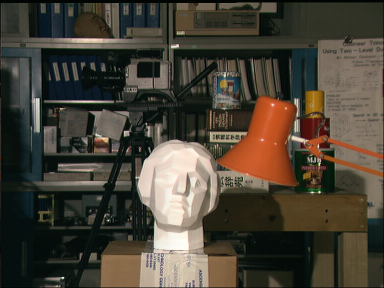
%> input picture pictures/scene1.ppm, 384 x 288 px
$ octave main.m   (GNU Octave 9; MATLAB toolbox functions it lacks are replaced by stand-ins)
%> lines starting %> are read from the running program, lines starting %| are printed output that depends on the picture
### InterestPointDetector.m
function coords = InterestPointDetector(img, threshold, ANMS,radius)
%%
%Q1 Automatic
%2a) Harris Point Detector
maxheight = size(img, 1);
maxwidth = size(img, 2);

% ================= convert colour scale to gray scale =================
if (size(size(img),2) == 3)
    img = rgb2gray(img);
end
img = im2double(img);

%% ======== find interest points based on the type of detector used ========

%%%%%%%%%%%%%%%%%%%%%%%%%%%%%%%%%%%%%%%%%%%%%%%%%%%%%%%%%%%%%%%%%%
% see http://db.cs.duke.edu/courses/cps196.1/spring04/handouts/Image%20Processing.pdf
% about why using a mask is better for generalising the approach of getting
% image derivatives
%%%%%%%%%%%%%%%%%%%%%%%%%%%%%%%%%%%%%%%%%%%%%%%%%%%%%%%%%%%%%%%%%%

% ================= obtaining image derivatives ==================
dx = [-1 0 1;-1 0 1;-1 0 1]; % Derivative masks
dy = dx';
Ix = conv2(img, dx, 'same'); % Approximation of Image derivatives
Iy = conv2(img, dy, 'same');

% ======================= blurring =======================
% gaussian filter for blurring
g = [0.03 0.105 0.222 0.286 0.222 0.105 0.03];
fx = repmat(g, size(g,2), 1);
fy = fx';
g = fx.*fy;
Ix2 = conv2(Ix.^2, g, 'same'); % Smoothed squared image derivatives
Iy2 = conv2(Iy.^2, g, 'same');
Ixy = conv2(Ix.*Iy, g, 'same');

% ================ auto-correlation matrix ===============
% ================ | Ix2 Ixy | ===========================
% ================ | Ixy Iy2 | ===========================

% ===== eigenvalues of the auto-correlation matrix =======
lambda1 = 0.5*(Ix2+Iy2)+sqrt(Ixy.^2+(0.5*(Ix2-Iy2)).^2);
lambda2 = 0.5*(Ix2+Iy2)-sqrt(Ixy.^2+(0.5*(Ix2-Iy2)).^2);

% ================ Harris feature function ===============
alpha = 0.06; % by convention
cim = abs(lambda1.*lambda2-alpha*(lambda1+lambda2).^2);

% ================ extraing local maxima =================
if ANMS % adaptive non-maximal suppression method
    % Simply look for local maxima in the interest function
    % can lead to an uneven distribution of feature points across
    % the image, e.g., points will be denser in regions of higher
    % contrast. So we extract local maxima by performing a grey
    % scale morphological dilation and then finding points in the
    % corner strength image that match the dilated image and are
    % also greater than the threshold.
    sze = 2*radius+1;                   % Size of mask.
    mx = ordfilt2(cim,sze^2,ones(sze)); % Grey-scale dilate
    % find local maxima
    cim_ones = (cim==mx)&(cim>threshold);
    cim = cim_ones.*cim;
    % sort auto-correlation values in ascending order
    [r,c,value] = find(cim);       % Find row,col coords.
    [value,idx] = sort(value,'descend');
    coords = [r(idx),c(idx)];

else % directly extract local maxima
    cim = (cim>threshold);
    [r,c,value] = find(cim);
    [value,idx] = sort(value,'descend');
    coords = [r(idx),c(idx)];
end

% code from below removes all the corners that are within 32 pixels
% from the edges of the image, this is done so that
% in Q1,2b patches of 32x32 can be obtained with meaningful data
index = [];
for i = 1:size(coords, 1)
    if~(coords(i,1)>32 && coords(i,2)>32 && coords(i,1)<maxheight-32 && coords(i,2)<maxwidth-32)
        index(end+1) = i;
    end
end
coords(index,:)=[];

end

### getDescriptor.m
function [patches] = getDescriptor(coords, img, d)
%Q1 Automatic
%2b) Obtain Descriptor
% this function takes pairs of coordinates and returns the 31x31 pixel
% circle-shaped patches around the given coordinates

% ======================================================================
% Alternatively, if we insist to use square-shaped patches around the
% interest points, what we can do is to estimate a dominant orientation.
% Then an oriented patch can be extracted and used to form a feature
% descriptor.

% The simplest orientation estimate is the average gradient within a region
% around the interest point.
% And in order to make this method more reliable, the aggregation window
% (circle-shaped) should be larger than the detecting window.

% Sometimes, however, the averaged (signed) gradient in a region can be
% very small and therefore an unreliable indicator of orientation. A more
% reliable method is to look at the histogram of orientations (e.g.36 bins)
% computed around the interest point.

% Note here, this alternative method is not implemented here.
% ======================================================================

if size(size(img)) == 3
    img = rgb2gray(img);
end
edges = 1:2:256;

% ================ circle mask =====================
if mod(d,2)==0 % size of patch is even
    diameter = d+1;
else % size of patch is odd
    diameter = d;
end
mask = zeros(diameter,diameter);
for y=1:diameter
    for x=1:diameter
        dx = x - diameter/2;
        dy = y - diameter/2;
        r2 = dx*dx + dy*dy;
        if r2 <= (diameter/2)^2
            mask(y,x) = 1;
        end
    end
end

% ========== get all descriptor patches ===========
for i=1:size(coords, 1)
    radius = floor(diameter/2);
    patch = img(coords(i,1)-radius:coords(i,1)+radius,...
            coords(i,2)-radius:coords(i,2)+radius);
    patch = patch.*uint8(mask); % circle patch
    N = histcounts(patch, edges);
    patches(i,:) = N(1,:);
end

### myKnnsearch.m
function [index, distance] = myKnnsearch(X,Y,threshold)
% returns inf if corresponding descriptor not matched
%Q1 Automatic
%2C) performs Knn
    x_size = size(X,1);
    y_size = size(Y,1);
    for i = 1:x_size
        tmp_distance = [];
        for j = 1:y_size
            tmp_distance(j) = sum(abs(X(i,:)-Y(j,:)));
        end

        % ======== features have poor discriminality ===============
        % So we propose a method to reject ambiguously matched descriptors
        % by adding a threshold
        % Note that ***** this method doesn't work well in two situations:
        %       1. Interest points are too dense.
        %       2. Small number of repeatable interest points.
        [value, idx] = sort(tmp_distance,'ascend');
        min_v = value(1);
        snd_min_v = value(2);
        if min_v > (snd_min_v/threshold)
            min_v = inf; %indicating corresponding descriptor not matched
        end


        distance(i) = min_v;
        index(i) = idx(1);
    end


% [9 lines of commented-out code are left out]

end

### getNonRepeatableElementIdx.m
function [idx] = getNonRepeatableElementIdx(input_array)
% this function returns the index of non-repeatable elements in the input
% array
[u,idx_u,~] = unique(input_array,'stable');
[u_sorted,idx_u_sorted] = sort(u,'ascend');
temp = histc(input_array,u_sorted);
[~, idx_nonRepeat] = find(temp==1);
idx = idx_u(idx_u_sorted(idx_nonRepeat));
idx = sort(idx,'ascend');
end

### gethmatrix.m
function h = gethmatrix(v1, v2)
%3A) obtain homography matrix
%https://uk.mathworks.com/matlabcentral/answers/26141-homography-matrix
n = size(v1, 1);
% Solve equations using SVD
x1 = v1(:,1)';
y1 = v1(:,2)';
x2 = v2(:,1)';
y2 = v2(:,2)';
rowofzero = zeros(3, n);
rowofxy = -[x1; y1; ones(1,n)];
hx = [rowofxy; rowofzero; x2.*x1; x2.*y1; x2];
hy = [rowofzero; rowofxy; y2.*x1; y2.*y1; y2];
h = [hx hy];
[U, D, V] = svd(h');
h = (reshape(V(:,9), 3, 3)).';
end

### hmatrixproject.m
function y = hmatrixproject(x, v)
x_size = size(x,1);
for i = 1:x_size
   tmp=v*[x(i,:),1]';
   q = tmp(3,:);
   y(i,:) = [tmp(1,:)./q tmp(2,:)./q];
end
end

### RansacPredictF.m
function [bestf, f] = RansacPredictF(v1, v2, numberoftrial, threshold)
    if size(v1,1) < 8
        error('given fewer than 8 points');
    end
    newv1 = [];
    newv2 = [];
    [inliers(:), bestf] = myRansac(v1, v2, numberoftrial, threshold);
    for i = 1:size(inliers, 2)
       if(inliers(i)==1)
        newv1(end+1,:) = v1(i,:);
        newv2(end+1,:) = v2(i,:);
       end
    end
    f = getfmatrix(newv1, newv2);
end

function [inliers, bestf] = myRansac(v1, v2, numberoftrial, mythreshold)
    N_Trials = numberoftrial;
    threshold = mythreshold;
    Max_N_Inliers = -1;
    bestf = zeros(3,3);
    for i = 1:N_Trials
        [distance, f] = myEstTFormDistance(v1, v2);
        [Inliers, N_Inliers] = findInliers(distance, threshold);

        if Max_N_Inliers < N_Inliers
            Max_N_Inliers = N_Inliers;
            inliers = Inliers;
            bestf = f;
        end
    end
end

function [d, f] = myEstTFormDistance(v1, v2)
    sizeofindex = size(v1,1);
    indices = generateRandomIndices(sizeofindex);
    f = getfmatrix(v1(indices,:), v2(indices,:));
    d = computeDistance(v1, v2, f);
end


function [indices] = generateRandomIndices(sizeofindex)
    indices = zeros(8,1);
    for i = 1:8
        uniqueflag = false;
        while ~uniqueflag
            tmp = randi(sizeofindex);
            if(sum(find(indices == tmp))==0)
                uniqueflag = true;
            end
        end
        indices(i) = tmp;
    end
end

function d = computeDistance(v1, v2, f)
    v1h = zeros(size(v1,1),3);
    v2h = zeros(size(v2,1),3);
    v1h(:, 3) = 1;
    v1h(:, 1:2) = v1;
    v2h(:, 3)   = 1;
    v2h(:, 1:2)  = v2;
    epipole = (v2h * f)';
    tmp = epipole .* v1h';
    d = sum(tmp, 1) .^ 2;
end

function [inliers, N_Inliers] = findInliers(distance, threshold)

    inliers = zeros(size(distance,2),1);
    N_Inliers = 0;

    for i = 1: size(distance, 2)
        if (distance(i) <= threshold)
            inliers(i) = true;
            N_Inliers = N_Inliers + 1;
        else
            inliers(i) = false;
        end
    end
end

### getfmatrix.m
function f = getfmatrix(v1, v2)
%3B) obtain fundamental matrix
%http://uk.mathworks.com/matlabcentral/newsreader/view_thread/25839
n = size(v1, 1);
A = [v1(:,1).*v2(:,1) v1(:,1).*v2(:,2) v1(:,1) ...
      v1(:,2).*v2(:,1) v1(:,2).*v2(:,2) v1(:,2) ...
      v2(:,1) v2(:,2) ones(n,1)];
F = zeros(3,3);
[UA,SA,VA]=svd(A);
F(:) = VA(:,9);
[U,S,V] = svd(F);
f = U(:,1:2)*S(1:2,1:2)*V(:,1:2)';

### myvisualise.m
function [] = myvisualise(coords, img, mytitle)
    imagesc(img), axis image, colormap(gray), hold on
    plot(coords(:,2),coords(:,1),'ro','LineWidth',2);
    title(mytitle);
end

### main.m
%img = imread('pictures/len_top.jpg');
img1 = imread('pictures/scene1.ppm');
%> img1 is the input picture: size 288x384x3 uint8; mean R, G, B 73.2, 66.6, 54.7
img2 = imread('pictures/scene5.ppm');
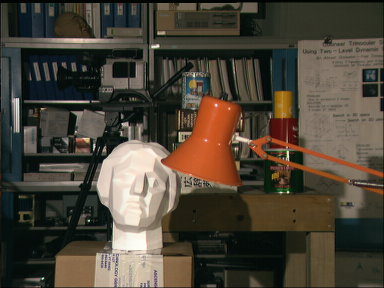
%> input picture pictures/scene5.ppm, 384 x 288 px
%> img2 is the input picture: size 288x384x3 uint8; mean R, G, B 75.9, 68.2, 55.6
%% paramaters that can be adjusted
threshold = 0;
visualise = 1;
knn_threshold = 1.2;
ANMS = true; % adaptive non-maximal suppression
radius = 10;

%% image 1
%Q1 2a) image 1 - Harris Point Detector
coords1 = InterestPointDetector(img1, threshold, ANMS, radius);
%> in InterestPointDetector, `cim_ones = (cim==mx)&(cim>threshold);`:
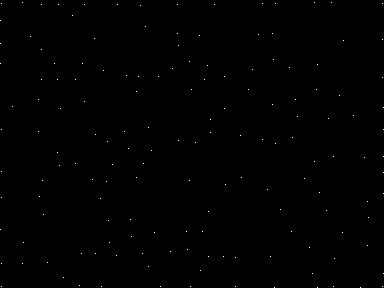
%> cim_ones: size 288x384 logical; 0.14% white in thin lines or dots
%> in InterestPointDetector, `[r,c,value] = find(cim);`: r = 155 values from 3 to 288; c = 155 values from 1 to 384; value = 155 values from 4.41e-06 to 0.857
%> in InterestPointDetector, `[value,idx] = sort(value,'descend');`: value = 155 values, max 0.857 at index 1, min 4.41e-06 at index 155, mean 0.0609; idx = 155 values, max 155 at index 141, min 1 at index 122, mean 78
%> in InterestPointDetector, `coords = [r(idx),c(idx)];`: coords = 155 rows, first 12: [278 64; 132 125; 193 320; 100 39; 46 179; 102 85; 233 155; 287 191; 178 137; 287 161; 164 144; 100 296]
%> after the loop in InterestPointDetector, `for i = 1:size(coords, 1)`: index = 63 values from 1 to 155
%> coords1 = 92 rows, first 12: [132 125; 193 320; 100 39; 46 179; 102 85; 233 155; 178 137; 164 144; 100 296; 34 178; 221 109; 77 225]

%Q1 2b) image 1 - Obtain Descriptor
Descriptor_length = 32;
descriptor1 = getDescriptor(coords1, img1, Descriptor_length);

%% image 2
%Q1 2a) image 2 - Harris Point Detector
coords2 = InterestPointDetector(img2, threshold, ANMS, radius);
%> call 2 of InterestPointDetector, with threshold = 0, ANMS = true, radius = 10
%> in InterestPointDetector (call 2), `Ix = conv2(img, dx, 'same');`:
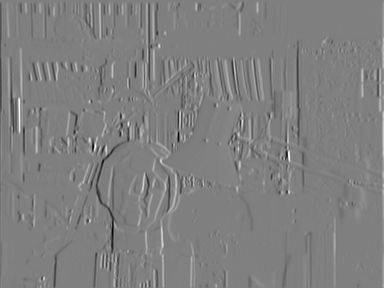
%> Ix: size 288x384 double; min -2.46, max 2.45, mean -4.16e-05; drawn with min black and max white
%> in InterestPointDetector (call 2), `Ixy = conv2(Ix.*Iy, g, 'same');`:
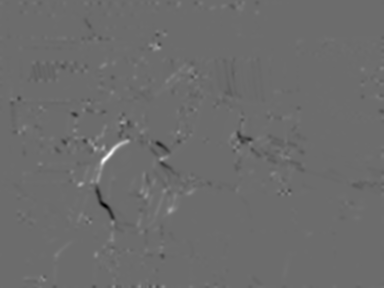
%> Ixy: size 288x384 double; min -0.631, max 0.848, mean 0.000142; drawn with min black and max white
%> in InterestPointDetector (call 2), `cim_ones = (cim==mx)&(cim>threshold);`:
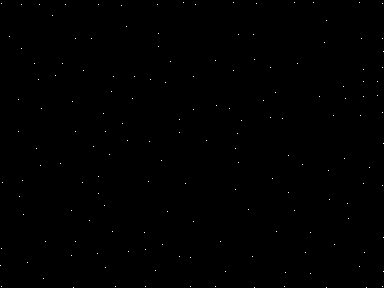
%> cim_ones: size 288x384 logical; 0.15% white in thin lines or dots
%> in InterestPointDetector (call 2), `[r,c,value] = find(cim);`: r = 161 values from 3 to 288; c = 161 values from 1 to 384; value = 161 values from 7.92e-09 to 0.538
%> in InterestPointDetector (call 2), `[value,idx] = sort(value,'descend');`: value = 161 values, max 0.538 at index 1, min 7.92e-09 at index 161, mean 0.0615; idx = 161 values, max 161 at index 136, min 1 at index 158, mean 81
%> in InterestPointDetector (call 2), `coords = [r(idx),c(idx)];`: coords = 161 rows, first 12: [193 289; 156 289; 221 90; 279 44; 47 159; 124 123; 100 19; 133 180; 102 73; 232 113; 287 146; 34 159]
%> after the loop in InterestPointDetector (call 2), `for i = 1:size(coords, 1)`: index = 69 values from 4 to 161
%> coords2 = 92 rows, first 12: [193 289; 156 289; 221 90; 47 159; 124 123; 133 180; 102 73; 232 113; 34 159; 147 94; 141 128; 77 194]
%Q1 2B) image 2 - Obtain Descriptor
Descriptor_length = 32;
descriptor2 = getDescriptor(coords2, img2, Descriptor_length);
%> call 2 of getDescriptor, with d = 32
%> after the loop in getDescriptor (call 2), `for i=1:size(coords, 1)`:
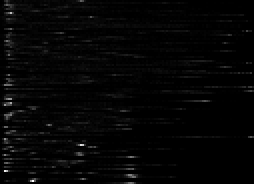
%> patches: size 92x127 double (shown 2 times larger); min 0, max 319, mean 6.7; drawn with min black and max white

%% obtain correspondance
% ========== Q1 2C) ==========
[idx_matchedIP_img2_raw, distance] = myKnnsearch(descriptor1,descriptor2,knn_threshold);
%> the loop in myKnnsearch, `for i = 1:x_size` made 92 passes
%> snd_min_v on passes 1 to 12: 435, 522, 524, 497, 503, 680, 699, 518, 613, 621, 373, 467
%> after the loop in myKnnsearch, `for i = 1:x_size`: index = 92 values, max 90 at index 92, min 1 at index 2, mean 40.25; tmp_distance = 92 values, max 1696 at index 37, min 278 at index 90, mean 1263
%> idx_matchedIP_img2_raw has the same summary as index in myKnnsearch
[distance,idx] = sort(distance,'ascend');
%> idx = 92 values, max 92 at index 19, min 1 at index 51, mean 46.5
matchedIP_idx = idx(~isinf(distance)); % the index of matched interest points
%> matchedIP_idx = 50 values, max 92 at index 19, min 2 at index 18, mean 48.4

idx_matchedIP_img1_raw = 1:1:size(idx_matchedIP_img2_raw,2);
%> idx_matchedIP_img1_raw = 92 values from 1 to 92
idx_matchedIP_img1 = idx_matchedIP_img1_raw(matchedIP_idx);
%> idx_matchedIP_img1 has the same summary as matchedIP_idx
idx_matchedIP_img2 = idx_matchedIP_img2_raw(matchedIP_idx);
%> idx_matchedIP_img2 = 50 values, max 90 at index 19, min 1 at index 18, mean 42.46

% remove correspondance that are not unique (which are ambiguous)
if knn_threshold ~= 1
    arr1 = getNonRepeatableElementIdx(idx_matchedIP_img1);
%> in getNonRepeatableElementIdx, `[u,idx_u,~] = unique(input_array,'stable');`: u has the same summary as matchedIP_idx outside getNonRepeatableElementIdx; idx_u = 50 values from 1 to 50
%> in getNonRepeatableElementIdx, `[u_sorted,idx_u_sorted] = sort(u,'ascend');`: u_sorted = 50 values from 2 to 92; idx_u_sorted = 50 values, max 50 at index 5, min 1 at index 30, mean 25.5
%> in getNonRepeatableElementIdx, `temp = histc(input_array,u_sorted);`: temp = 50 values from 1 to 1
%> in getNonRepeatableElementIdx, `[~, idx_nonRepeat] = find(temp==1);`: idx_nonRepeat = 50 values from 1 to 50
%> in getNonRepeatableElementIdx, `idx = idx_u(idx_u_sorted(idx_nonRepeat));`: idx has the same summary as idx_u_sorted
%> arr1 = 50 values from 1 to 50
    arr2 = getNonRepeatableElementIdx(idx_matchedIP_img2);
%> arr2 = 40 values from 2 to 50
    idx = intersect(arr1,arr2);
%> idx = 40 values from 2 to 50
    correspondance = [idx_matchedIP_img1(idx);idx_matchedIP_img2(idx)];
%> correspondance = 40 columns, first 8: [46 55 52 50 83 16 64 71; 43 50 30 46 73 15 56 69]
    if size(correspondance,2)==0
       error('user defined error - no interest point is matched under current parameters');
    end
else
    correspondance = [idx_matchedIP_img1;idx_matchedIP_img2];
end

%% Compute homography matrix
% ========== Q1 3A) ==========

% obtaining two vectors
v1 = coords1(correspondance(1,:),:);
%> v1 = 40 rows, first 12: [71 104; 64 83; 70 253; 232 187; 211 327; 109 61; 65 318; 250 188; 60 274; 96 340; 68 290; 252 171]
v2 = coords2(correspondance(2,:),:);
%> v2 = 40 rows, first 12: [71 84; 64 63; 71 234; 233 145; 211 295; 109 42; 64 298; 250 146; 60 255; 97 320; 68 271; 252 129]
hv1 = coords1(correspondance(1,1:4),:);
%> hv1 = [71 104; 64 83; 70 253; 232 187]
hv2 = coords2(correspondance(2,1:4),:);
%> hv2 = [71 84; 64 63; 71 234; 233 145]
h = gethmatrix(hv1, hv2);
%> in gethmatrix, `x1 = v1(:,1)';`: x1 = [71 64 70 232]
%> in gethmatrix, `y1 = v1(:,2)';`: y1 = [104 83 253 187]
%> in gethmatrix, `x2 = v2(:,1)';`: x2 = [71 64 71 233]
%> in gethmatrix, `y2 = v2(:,2)';`: y2 = [84 63 234 145]
%> in gethmatrix, `hx = [rowofxy; rowofzero; x2.*x1; x2.*y1; x2];`: hx = [-71 -64 -70 -232; -104 -83 -253 -187; -1 -1 -1 -1; 0 0 0 0; 0 0 0 0; 0 0 0 0; 5041 4096 4970 54056; 7384 5312 17963 43571; 71 64 71 233]
%> in gethmatrix, `hy = [rowofzero; rowofxy; y2.*x1; y2.*y1; y2];`: hy = [0 0 0 0; 0 0 0 0; 0 0 0 0; -71 -64 -70 -232; -104 -83 -253 -187; -1 -1 -1 -1; 5964 4032 16380 33640; 8736 5229 59202 27115; 84 63 234 145]
%> in gethmatrix, `h = [hx hy];`: h = [-71 -64 -70 -232 0 0 0 0; -104 -83 -253 -187 0 0 0 0; -1 -1 -1 -1 0 0 0 0; 0 0 0 0 -71 -64 -70 -232; 0 0 0 0 -104 -83 -253 -187; 0 0 0 0 -1 -1 -1 -1; 5041 4096 4970 54056 5964 4032 16380 33640; 7384 5312 17963 43571 8736 5229 59202 27115; 71 64 71 233 84 63 234 145]
%> in gethmatrix, `[U, D, V] = svd(h');`: U = [0.0886 0.0188 0.245 0.265 0.368 0.472 -0.00232 0.71; 0.0666 0.00156 0.199 0.228 0.421 0.474 -0.135 -0.696; 0.171 0.232 0.549 0.605 -0.432 -0.243 0.0179 -0.0577; 0.672 -0.51 0.371 -0.336 0.0912 -0.169 0.0366 -0.00792; 0.105 0.0223 -0.204 0.285 0.465 -0.545 -0.59 0.0697; 0.0656 0.00156 -0.176 0.281 0.405 -0.297 0.794 -0.0626; 0.563 0.765 -0.168 -0.249 0.0289 0.0781 0.0169 -0.00658; 0.418 -0.317 -0.6 0.42 -0.334 0.273 -0.0434 -0.00205]; D = [100685.5 0 0 0 0 0 0 0 0; 0 30839.7 0 0 0 0 0 0 0; 0 0 392.7 0 0 0 0 0 0; 0 0 0 197.9 0 0 0 0 0; 0 0 0 0 87.84 0 0 0 0; 0 0 0 0 0 17.72 0 0 0; 0 0 0 0 0 0 1.48 0 0; 0 0 0 0 0 0 0 0.0516 0]; V = [-0.00177 0.00326 -0.394 0.0112 -0.501 -0.427 -0.637 0.0172 -0.0674; -0.00182 0.00112 -0.638 -0.691 0.215 0.261 0.0381 0.00192 -0.00207; -9.91e-06 8.34e-06 -0.00348 -0.00385 -0.00511 -0.0301 0.0558 0.998 -0.0236; -0.00147 0.000594 0.45 -0.598 0.189 -0.636 -0.0134 -0.0179 0.0143; -0.00235 -0.00443 0.485 -0.346 -0.304 0.585 -0.45 0.0398 -0.0764; -1.14e-05 -1.53e-05 0.00292 -0.00372 -0.00642 0.0276 -0.119 0.031 0.992; 0.616 -0.787 -0.0031 -0.00178 -0.00164 -0.00316 -0.000449 -8.32e-05 2.34e-05; 0.787 0.616 0.00234 -0.00337 -0.00357 0.0025 0.000597 2.11e-05 -2.26e-05; 0.00382 0.00111 0.00285 0.214 0.757 0.0368 -0.611 0.0383 -0.0701]
%> in gethmatrix, `h = (reshape(V(:,9), 3, 3)).';`: h = [-0.0674 -0.00207 -0.0236; 0.0143 -0.0764 0.992; 2.34e-05 -2.26e-05 -0.0701]
if visualise
    figure;
    subplot(2,2,1);
    myvisualise(v1, img1, 'original corner image 1');
    subplot(2,2,2);
    myvisualise(v2, img2, 'original corner image 2');
end
projectedv2 = hmatrixproject(hv1, h);
%> the loop in hmatrixproject, `for i = 1:x_size` made 4 passes
%> (tmp, q) on passes 1 to 4: ([-5.02; -5.94; -0.0707], -0.0707), ([-4.51; -4.44; -0.0704], -0.0704), ([-5.26; -17.35; -0.0741], -0.0741), ([-16.04; -9.98; -0.0689], -0.0689)
%> after the loop in hmatrixproject, `for i = 1:x_size`: y = [71 84; 64 63; 71 234; 233 145]
%> projectedv2 = [71 84; 64 63; 71 234; 233 145]
if visualise
    subplot(2,2,[3 4]);
    myvisualise(projectedv2, img2, 'Projected coords1 on image 2');

    % super title displaying the values of used parameters
    if ANMS
        print_radius = sprintf(' suppresion radius = %d pixel',radius);
    end
    print_thre = sprintf('\n threshold for local maxima = %f',threshold);
    print_knnThre = sprintf('\n knn threshold for rejecting ambiguous matchings = %f',knn_threshold);
    suptitle_print_msg = strcat(print_radius,print_thre,print_knnThre);
    suptitle(suptitle_print_msg);
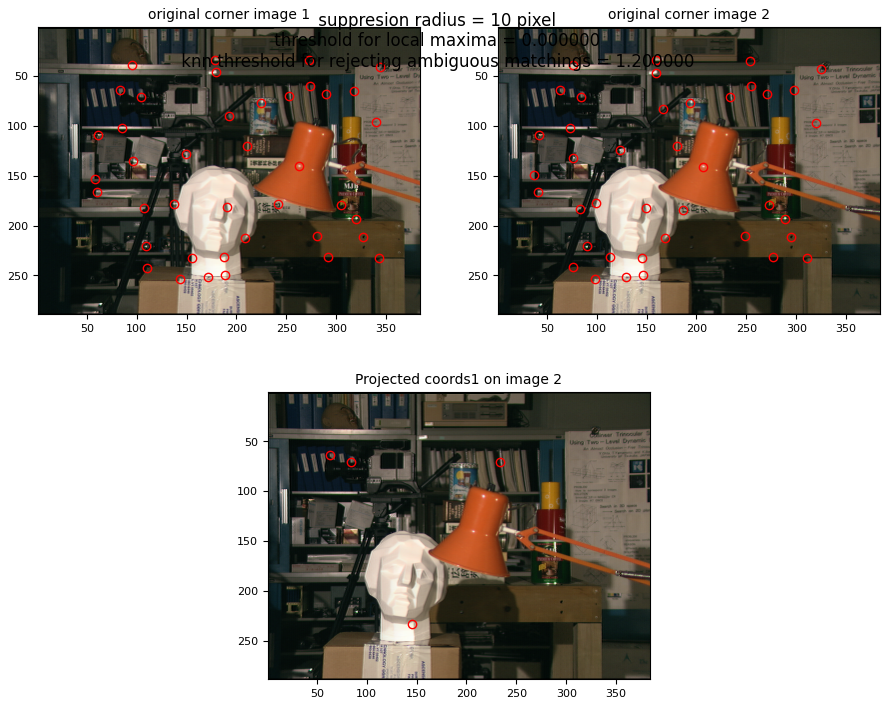
%> figure redrawn from the program's plot data, 3 panels

end
numberoftrial = 2000;
threshold = 0.001;
%[F,inliersIndex] = estimateFundamentalMatrix(v1, v2,'Method','RANSAC','NumTrials',500);
[bestf f2] = RansacPredictF(v1, v2, numberoftrial, threshold);
%> the loop in myRansac, `for i = 1:N_Trials` made 2000 passes
%> (N_Inliers, Max_N_Inliers) on passes 1, 3, 9, 16: (9, 9), (11, 11), (14, 14), (15, 15)
%> N_Inliers on passes 2, 5, 6, 7, 10, 11: 1, 11, 0, 0, 4, 11
%> the run ends on the next line
